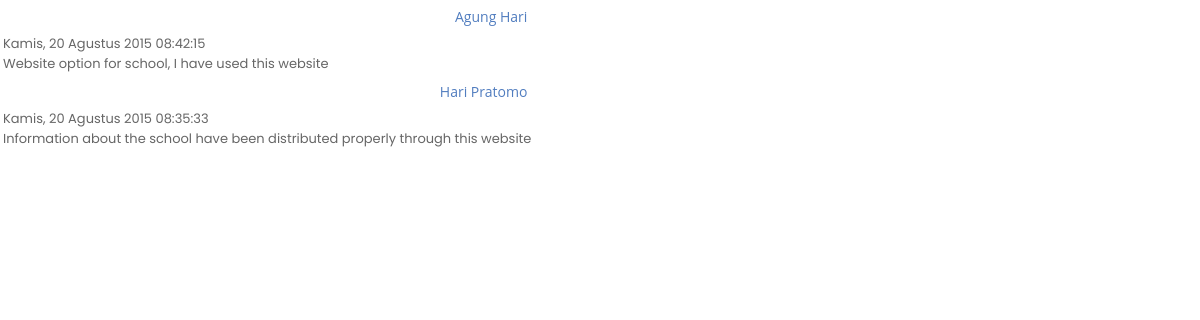
Page /modul/shoutbox/shoutbox.php on the committed database.
### tables this page shows
CREATE TABLE `shoutbox` (
  `id` int NOT NULL,
  `waktu` varchar(88) NOT NULL DEFAULT '',
  `nama` varchar(20) NOT NULL DEFAULT '',
  `email` varchar(50) NOT NULL DEFAULT '',
  `isi` varchar(255) NOT NULL DEFAULT '',
  `ket` varchar(255) NOT NULL DEFAULT '',
  PRIMARY KEY (`id`)
);

### ikutan/config.php (called while the page is built, shortened)
<?php
$server_name = isset($_SERVER['SERVER_NAME']) ? $_SERVER['SERVER_NAME'] : (isset($_SERVER['HTTP_HOST']) ? $_SERVER['HTTP_HOST'] : '');
$is_local = (strpos($server_name, 'localhost') !== false || strpos($server_name, '127.0.0.1') !== false || (function_exists('php_sapi_name') && (php_sapi_name() === 'cli-server' || php_sapi_name() === 'cli')));
if ($is_local) {
    $mysql_host = 'localhost';
    $mysql_user = 'root';
    $mysql_password = '';
    $mysql_database = 'iais9713_piaud';
} else {
    $mysql_host = 'localhost';
    $mysql_user = 'iais9713_piaud';
    $mysql_password = 'topibiru';
    $mysql_database = 'iais9713_piaud';
}
?>

### ikutan/mysqli.php (called while the page is built, shortened)
<?php
require_once("config.php");
class sql_db {
	var $db_connect_id;
	function sql_db($sqlserver, $sqluser, $sqlpassword, $database, $persistency = true) {
	$this->db_connect_id = mysqli_connect($sqlserver, $sqluser, $sqlpassword, $database);
	if (!$this->db_connect_id) {
		return false;
	} else {
		return $this->db_connect_id;
	}
	}
	function sql_query($query = "", $transaction = false) {
		if ($query != "") {
			$this->query_result = @mysqli_query($this->db_connect_id, $query );
			return $this->query_result;
		}
	}
	function sql_fetchrow($query_id) {
		if($query_id) {
			 $this->row = @mysqli_fetch_array($query_id, MYSQLI_BOTH);
			 return $this->row;
		} else {
			 return false;
		}
	}
}
$koneksi_db = new sql_db($mysql_host, $mysql_user, $mysql_password, $mysql_database, false);
?>

### modul/shoutbox/shoutbox.php (the view, shortened to what this page needs)
<?php
include '../../ikutan/config.php';
include '../../ikutan/mysqli.php';
$content = '
<style type="text/css">
@import url(\'https://fonts.googleapis.com/css?family=Poppins:200i,300,300i,400,400i,500,500i,600,600i,700,700i,800,800i,900,900i\');
@import url(\'https://fonts.googleapis.com/css?family=Montserrat:400,500,600,700,800,900\');
BODY {
margin : 0 0 0 0;
	color: #777;
padding : 0 0 0 0;
width : auto;
font-family: \'Poppins\', sans-serif;
	font-size: 12px;
}
td,body
{
	color: #777;
font-family: \'Poppins\', sans-serif;
	font-size: 12px;
font-weight : normal;
color:#666666;
}
a:link
{
color:#517DBF;
text-decoration:none;
}
a:visited
{
color:#517DBF;
text-decoration:none;
}
a:hover
{
color:red;
text-decoration:underline;
}
</style>
';
function hideEmail($email){
list($user,$domain) = explode ('@',$email);
$lenUSER = strlen($user);
$rand = rand(1,$lenUSER);
$out = '';
for($i=0;$i<$rand;$i++){
$out .= '&#'.ord($user[$i]).';';
}
$out .= substr($user,$rand);
return $out.'@'.$domain;
}
$content .= '<table>';
global $koneksi_db,$maxadmindata;
$perintah = "SELECT * FROM shoutbox ORDER BY id DESC LIMIT 10";
$hasil = $koneksi_db->sql_query( $perintah );
$no = 0 ;
while ($data = $koneksi_db->sql_fetchrow($hasil)) {
$WAKTu = $data['waktu'];
$NAMA = $data['nama'];
$EMAIL = hideEmail($data['email']);
$ISI = $data['isi'];
$KET = $data['ket'];
$pecah = explode ('|', $KET);
$ISI = preg_replace( '/(http|ftp)+(s)?:(\/\/)((\w|\.){2}+)(\/)?(\S+)?/i', '<a href="\0" target="_blank">Klik Here</a>', $ISI);
$ISI = wordwrap($ISI, 20, ' ', 1);
if ($no % 2 == 0) {
$class = '';
}else {
$class = '';
}
$content .= "<tr $class><td style='padding:5px;text-align:right;font-family: \"Open Sans\", Arial, sans-seri;margin-bottom:4px;font-size:14px;'><a href=\"mailto:$EMAIL\" title=\"Ip: $pecah[0]
$pecah[1]\">" .substr($NAMA,0,15)."</a></td></tr>\n";
$content .= "<tr $class><td><span style=\"font-color:gray;font-size:13px;\">$WAKTu<br/>$ISI</span></td></tr>\n";
$no++;
}
$content .= '</table>';
echo '<div id="marquee1" style=" overflow:hidden; z-index:0">
            <marquee width="100%" height="150" direction="up" scrollamount="1" scrolldelay="60" onmouseover="this.stop()" onmouseout="this.start()">';
echo $content;
echo '</marquee>     </div>';
echo '</body></html>';
?>

### rows in the picture
shoutbox: nama "Agung Hari", waktu "Kamis, 20 Agustus 2015 08:42:15", isi "Website option for school, I have used this website"
shoutbox: nama "Hari Pratomo", waktu "Kamis, 20 Agustus 2015 08:35:33", isi "Information about the school have been distributed properly through this website"
